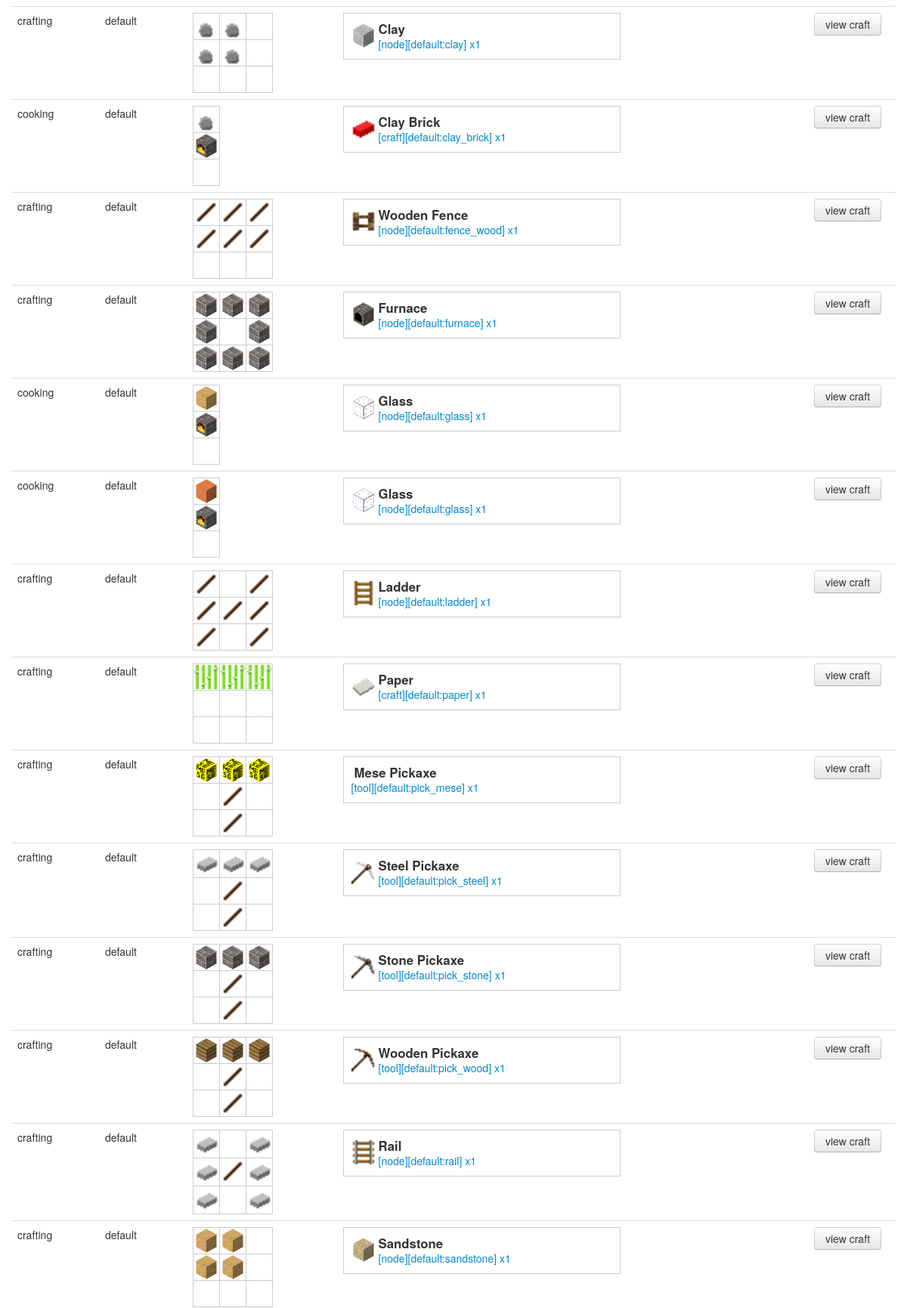
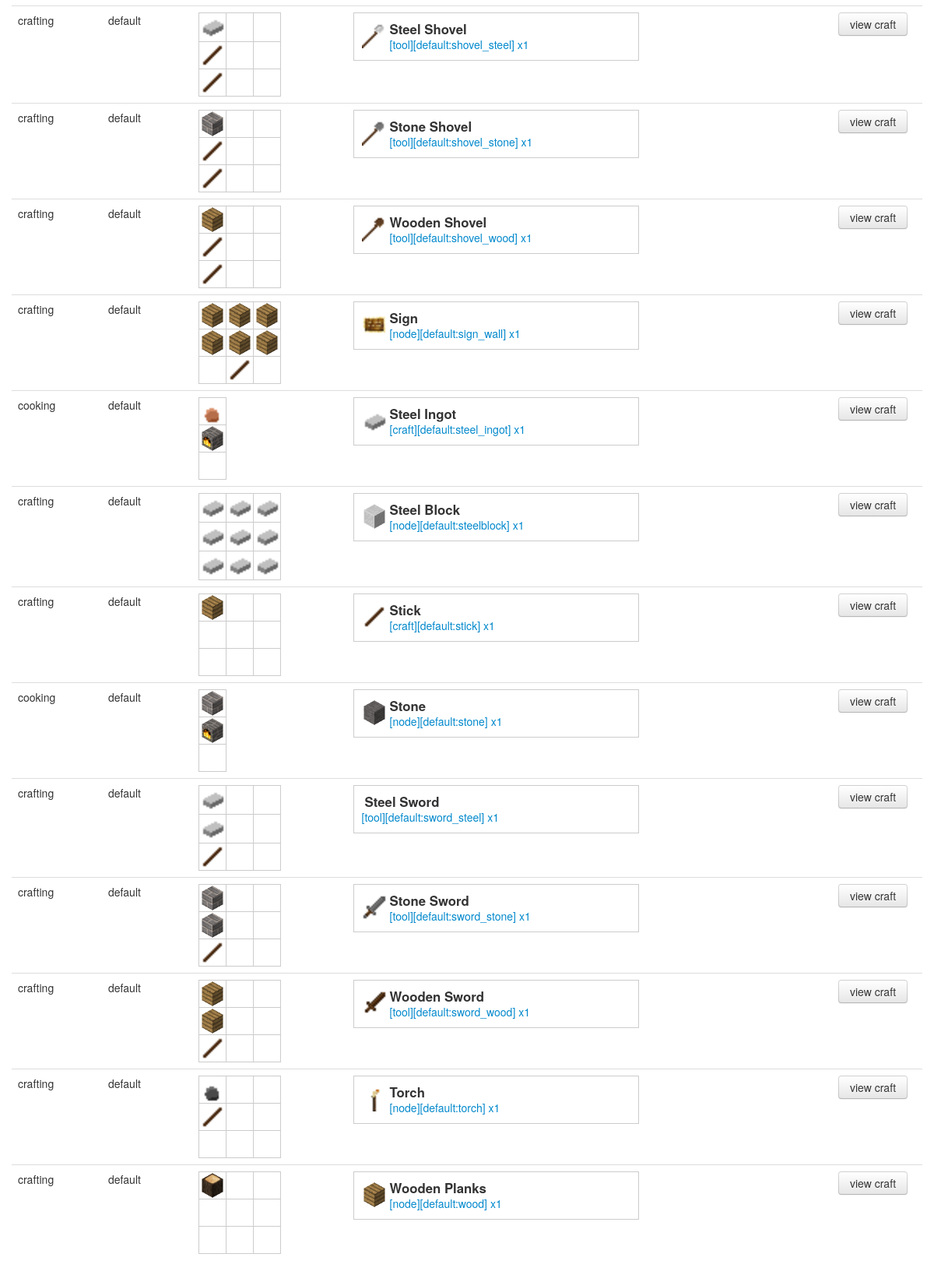
Before: /crafts.php?mod=default (lower part) with the older database file (2 pictures, top to bottom).
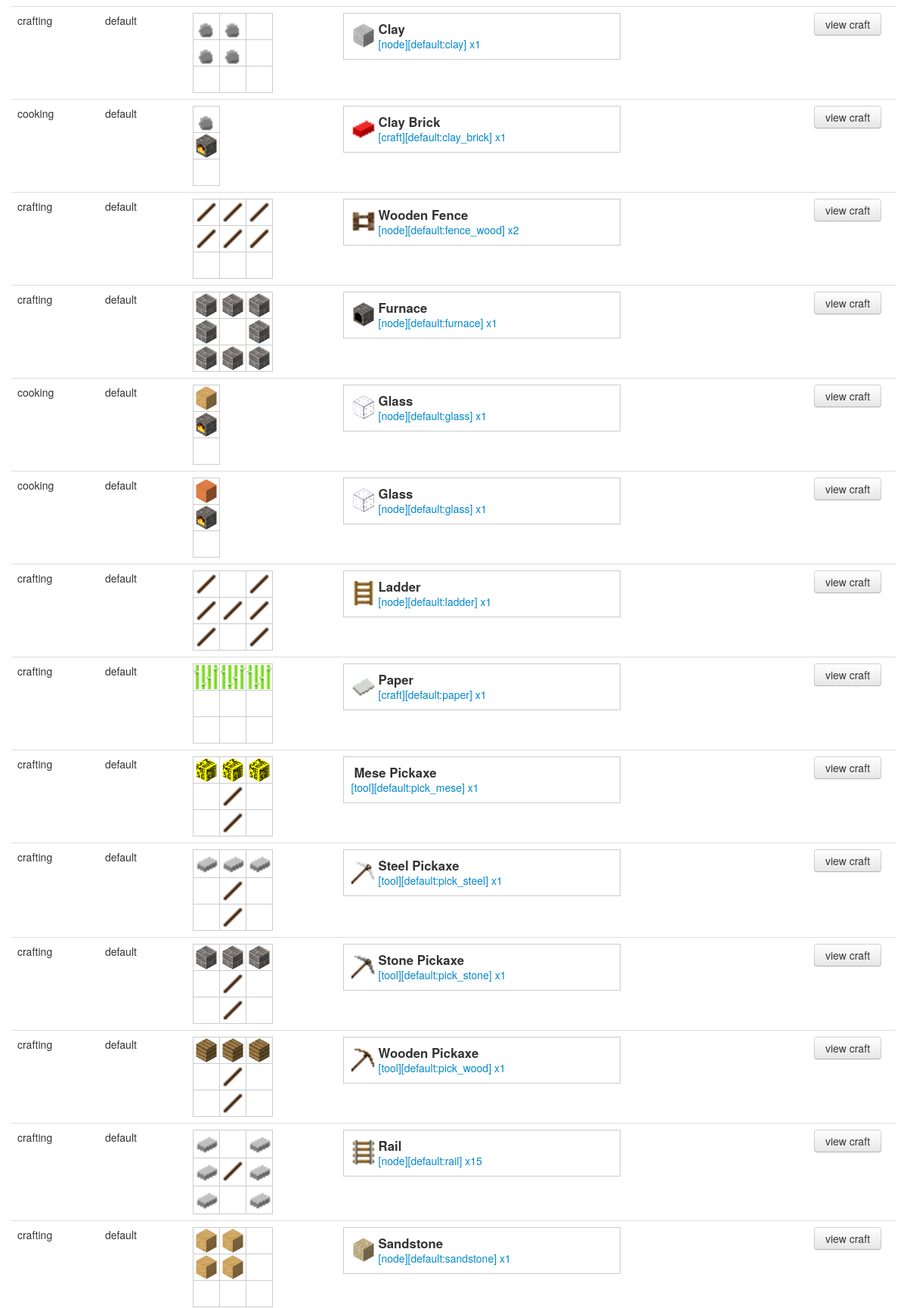
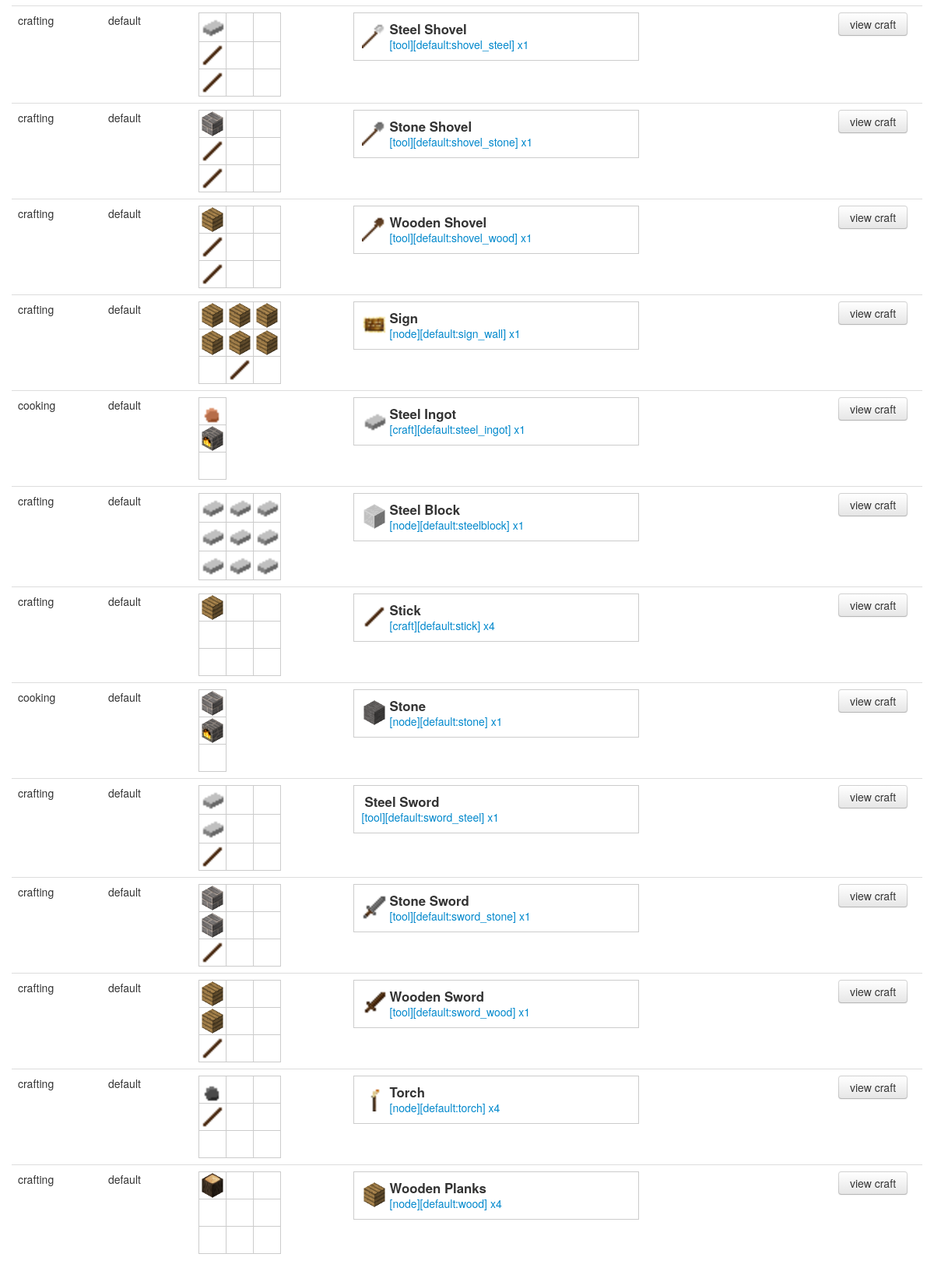
After: the same page with the newer database file (2 pictures, top to bottom).
### tables this page shows
CREATE TABLE "craft" ("id" INTEGER PRIMARY KEY, "mod" TEXT, "data" TEXT, "type" TEXT, "output" TEXT, "quantity" INTEGER);

CREATE TABLE "item" ("id" INTEGER PRIMARY KEY, "mod" TEXT, "data" TEXT, "type" TEXT, "name" TEXT, "description" TEXT, "image" TEXT);

### globals.php (the view, shortened to what the changed rows need)
<?php
function item_image($item, $options = array())
{
    $file = false;
    if (!$file && !empty($item['name'])) {
        $file = 'itemcubes/' . str_replace(':', '-', $item['name']) . '.png';
        if (!file_exists($file))
            $file = false;
    }
    if (!$file && !empty($item['image'])) {
        if (substr($item['image'], 0, 14) == '[inventorycube') {
            $file = 'itemcubes/' . $item['image'] . '.png';
        }
    }
    if (!$file && !empty($item['image'])) {
		$file = 'textures/'.$item['image'];
		if (!file_exists($file))
			$file = false;
    }
    if ($file) {
        $width = $height = '';
        if (empty($options['fullsize'])) {
            $width = 'width="' . (!empty($options['width']) ? $options['width'] : '32px') . '" ';
            $height = 'height="' . (!empty($options['height']) ? $options['height'] : '32px') . '" ';
        }
        $class = !empty($options['class']) ? 'class="' . $options['class'] . ' "' : '';
        return '<img src="' . $file . '" ' . $width . $height . $class . '/>';
    }
    return false;
}
function item($name, $quantity = null, $small = false)
{
    $output = '';
    $name = SQLite3::escapeString(item_name($name));
    if (!$name || in_array($name, array('air', 'default:air'))) {
        return $name;
    }
    $alias = $GLOBALS['db']->querySingle('SELECT itemname FROM alias WHERE name="' . $name . '"');
    $q = $GLOBALS['db']->query('SELECT id, data, type, name, image, description FROM item WHERE name="' . $name . '"');
    if ($item = $q->fetchArray()) {
		$attr = 'class="item"';
		if ($small) {
			$attr = 'rel="tooltip" title="' . $item['description'] . ' [' . $item['type'] . '][' . $item['name'] . ']' . ($quantity ? ' x' . $quantity : '') .'"';
		}
        $output .= '<a href="item.php?name=' . $item['name'] . '" ' . $attr . '>';
        $output .= '<span class="image">' . item_image($item) . '</span>';
        if (!$small) {
            $output .= '<span class="description">' . $item['description'] . '&nbsp;</span>';
            $output .= '<span class="name">[' . $item['type'] . '][' . $item['name'] . ']' . ($quantity ? ' x' . $quantity : '') . '</span>';
        }
        $output .= '</a>';
    }
    elseif (substr($name, 0, 6) == 'group:') {
        $output .= '<a href="items.php?group=' . substr($name, 6) . '">' . $name . '</a>';
    }
    else {
        $output .= $name . ' (missing item)';
    }
    return $output;
}
function head_tags()
{
    ?>
<link href="bootstrap/css/bootstrap.css" rel="stylesheet">
<link href="bootstrap/css/bootstrap-responsive.css" rel="stylesheet">
<?php
    return ob_get_clean();
}
    ?>
<?php
function item_name($name)
{
    $name = str_ireplace(array('tool ', 'node ', 'craft ', 'toolitem ', 'nodeitem ', 'craftitem ', '"'), '', $name);
    $name = explode(' ', $name);
    $name = $name[0];
    return $name;
}
function craft_recipe($recipe, $type, $small = false)
{
    $class = $small ? 'crafting-small' : 'crafting';
    $output = '<table class="' . $class . '">';
    if (in_array($type, array('fuel', 'cooking'))) {
        $output .= '<tr>';
        $output .= '<td>' . ($type == 'cooking' ? item($recipe, null, $small) : '') . '</td>';
        $output .= '</tr>';
        $output .= '<tr>';
        $output .= '<td>' . ($type == 'fuel' ? item('default:furnace', null, $small) : item('default:furnace_active', null, $small)) . '</td>';
        $output .= '</tr>';
        $output .= '<tr>';
        $output .= '<td>' . ($type == 'fuel' ? item($recipe, null, $small) : '') . '</td>';
        $output .= '</tr>';
    }
    else {
        if (is_array($recipe)) {
            if (is_array($recipe[0])) {
                $output .= '<tr>';
                $output .= '<td>' . (isset($recipe[0][0]) ? item($recipe[0][0], null, $small) : '') . '</td>';
                $output .= '<td>' . (isset($recipe[0][1]) ? item($recipe[0][1], null, $small) : '') . '</td>';
                $output .= '<td>' . (isset($recipe[0][2]) ? item($recipe[0][2], null, $small) : '') . '</td>';
                $output .= '</tr>';
                $output .= '<tr>';
                $output .= '<td>' . (isset($recipe[1][0]) ? item($recipe[1][0], null, $small) : '') . '</td>';
                $output .= '<td>' . (isset($recipe[1][1]) ? item($recipe[1][1], null, $small) : '') . '</td>';
                $output .= '<td>' . (isset($recipe[1][2]) ? item($recipe[1][2], null, $small) : '') . '</td>';
                $output .= '</tr>';
                $output .= '<tr>';
                $output .= '<td>' . (isset($recipe[2][0]) ? item($recipe[2][0], null, $small) : '') . '</td>';
                $output .= '<td>' . (isset($recipe[2][1]) ? item($recipe[2][1], null, $small) : '') . '</td>';
                $output .= '<td>' . (isset($recipe[2][2]) ? item($recipe[2][2], null, $small) : '') . '</td>';
                $output .= '</tr>';
            }
        }
    }
    $output .= '</table>';
    return $output;
}
function get_mods()
{
	$mods = array();
	$q = $GLOBALS['db']->query('SELECT mod FROM "item" WHERE mod!="unknown" AND mod!="__builtin" AND mod!="" GROUP BY mod ORDER BY mod');
	while ($row = $q->fetchArray()) {
		$mods[] = $row['mod'];
	}
	return $mods;
}
?>

### crafts.php (shortened to what the changed rows need)
<?php require('globals.php'); ?>
<!DOCTYPE html>
<html lang="en">
<head>
    <?php echo head_tags(); ?>
</head>
<body>
<div class="container">
    <?php
    $filters = $filter_sql = $filter_join = '';
    if (isset($_GET['mod'])) {
        $filter_sql .= 'AND mod="' . SQLite3::escapeString($_GET['mod']) . '" ';
    }
	?>
    <?php
    $mods = get_mods();
    foreach ($mods as $mod) {
        $output_mod = false;
        $q = $GLOBALS['db']->query('SELECT id, mod, type, data, output, quantity FROM "craft" ' . $filter_join . ' WHERE mod="' . $mod . '" ' . $filter_sql . ' ORDER BY output');
        echo '<table class="table">';
        while ($row = $q->fetchArray()) {
			$output_mod = true;
			$data = json_decode($row['data']);
            echo '<tr>';
            echo '<td>' . $row['type'] . '</td>';
            echo '<td>' . $row['mod'] . '</td>';
            echo '<td>' . (isset($data->options->recipe) ? craft_recipe($data->options->recipe, $row['type'], true) : $row['type']) . '</td>';
            echo '<td>' . ($row['output'] ? item($row['output'], $row['quantity']) : 'no output') . '</td>';
            echo '<td><a href="craft.php?id=' . $row['id'] . '" class="btn">view craft</a></td>';
            echo '</tr>';
        }
        echo '</table>';
        $contents = ob_get_clean();
        if ($output_mod) echo $contents;
    }
    ?>
</div>
</body>
</html>

Changed rows visible on the page:
changed craft "Wooden Fence": quantity "1" → "2"
changed craft "Rail": quantity "1" → "15"
changed craft "Stick": quantity "1" → "4"
changed craft "Torch": quantity "1" → "4"
changed craft "Wooden Planks": quantity "1" → "4"
